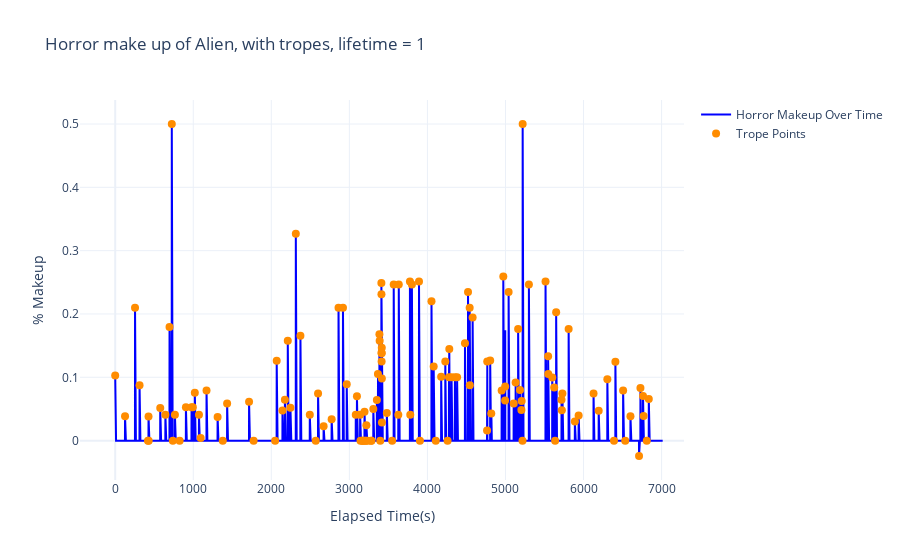

Notebook cell for this chart:
### Code cell
### Interactable bit

import plotly.graph_objects as go

# Create the plot
fig = go.Figure()

# Add the line plot
fig.add_trace(go.Scatter(
    x=x_points,
    y=props,
    mode='lines',
    name=f'{genre} Makeup Over Time',
    line=dict(color='blue')
))

# Add the scatter points with hover text
fig.add_trace(go.Scatter(
    x=times,
    y=interactable_y,
    mode='markers',
    name='Trope Points',
    marker=dict(color='darkorange', size=8),
    text=labels,  # Hover text for each point
    hoverinfo='text'  # Display the hover text
))

# Update the layout
fig.update_layout(
    title=f"{genre} make up of Alien, with tropes, lifetime = " + str(tau),
    xaxis_title="Elapsed Time(s)",
    yaxis_title="% Makeup",
    showlegend=True,
    template='plotly_white'
)

# Show the plot
fig.show()

### Figure 1 — Plotly figure (JSON) as saved in the notebook; plotly's stock layout.template omitted (floating-point values rounded to 4 significant figures; data arrays with more than 128 entries replaced by an {"elided": "..."} marker saying what was removed)
{"data": [{"line": {"color": "blue"}, "mode": "lines", "name": "Horror Makeup Over Time", "type": "scatter", "x": {"elided": "7015 int values"}, "y": {"elided": "7015 float values"}}, {"hoverinfo": "text", "marker": {"color": "darkorange", "size": 8}, "mode": "markers", "name": "Trope Points", "text": {"elided": "141 str values"}, "type": "scatter", "x": {"elided": "141 int values"}, "y": {"elided": "141 float values"}}], "layout": {"showlegend": true, "title": {"text": "Horror make up of Alien, with tropes, lifetime = 1"}, "xaxis": {"title": {"text": "Elapsed Time(s)"}}, "yaxis": {"title": {"text": "% Makeup"}}}}
